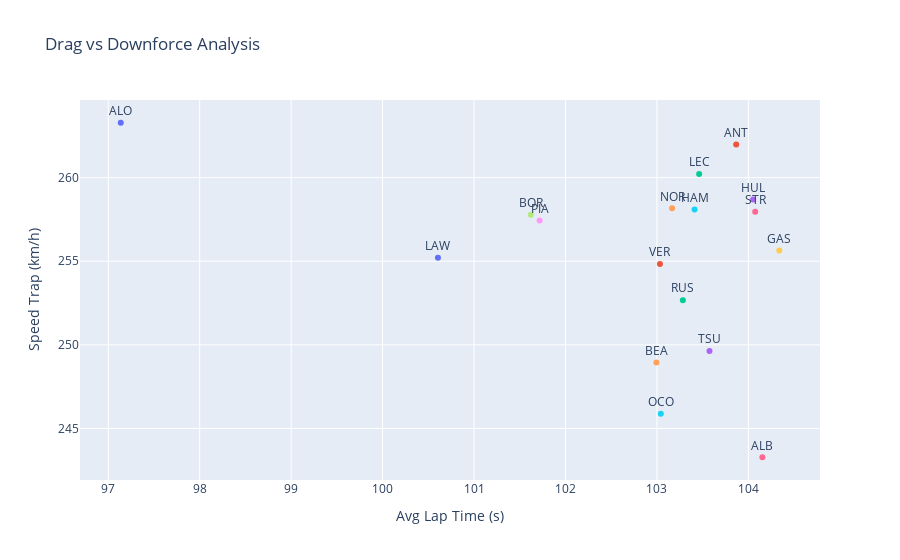

Source (notebook cell):
### Code cell
# Drag vs Downforce (Scatter Plot)
speed_trap = laps.groupby('Driver', observed=False)['SpeedST'].mean().reset_index()
avg_speed = laps.groupby('Driver', observed=False)['LapSeconds'].mean().reset_index()
race_positions = session.results[['Abbreviation', 'Position', 'Status']].rename(columns={'Abbreviation': 'Driver'})
merged_df = pd.merge(speed_trap, avg_speed, on='Driver')
merged_df = pd.merge(merged_df, race_positions, on='Driver', how='left')

# Mark drivers who did not finish (DNF)
merged_df['Race Position'] = merged_df.apply(lambda x: 'DNF' if x['Status'] != 'Finished' else str(int(x['Position'])), axis=1)

# Sort drivers by position (DNF last)
merged_df = merged_df.sort_values(by='Race Position', key=lambda x: pd.to_numeric(x, errors='coerce'))

# Append position to driver name
merged_df['Driver Label'] = merged_df['Race Position'] + " - " + merged_df['Driver']

# Plot
fig = px.scatter(
    merged_df, 
    x='LapSeconds', 
    y='SpeedST', 
    text='Driver', 
    color='Driver Label',
    labels={'LapSeconds': 'Avg Lap Time (s)', 'SpeedST': 'Speed Trap (km/h)', 'Driver Label': 'Driver (Position)'},
    title='Drag vs Downforce Analysis'
)

fig.update_traces(textposition='top center')
fig.update_layout(coloraxis_showscale=False, showlegend=False)  # Hide legend and color scale
fig.show()

### Figure 1 — Plotly figure (JSON) as saved in the notebook; plotly's stock layout.template omitted (floating-point values rounded to 4 significant figures)
{"data": [{"hovertemplate": "Driver (Position)=DNF - ALO<br>Avg Lap Time (s)=%{x}<br>Speed Trap (km/h)=%{y}<br>Driver=%{text}<extra></extra>", "legendgroup": "DNF - ALO", "marker": {"color": "#636efa", "symbol": "circle"}, "mode": "markers+text", "name": "DNF - ALO", "orientation": "v", "showlegend": true, "text": ["ALO"], "textposition": "top center", "type": "scatter", "x": [97.14], "xaxis": "x", "y": [263.3], "yaxis": "y"}, {"hovertemplate": "Driver (Position)=DNF - ANT<br>Avg Lap Time (s)=%{x}<br>Speed Trap (km/h)=%{y}<br>Driver=%{text}<extra></extra>", "legendgroup": "DNF - ANT", "marker": {"color": "#EF553B", "symbol": "circle"}, "mode": "markers+text", "name": "DNF - ANT", "orientation": "v", "showlegend": true, "text": ["ANT"], "textposition": "top center", "type": "scatter", "x": [103.9], "xaxis": "x", "y": [262.0], "yaxis": "y"}, {"hovertemplate": "Driver (Position)=DNF - LEC<br>Avg Lap Time (s)=%{x}<br>Speed Trap (km/h)=%{y}<br>Driver=%{text}<extra></extra>", "legendgroup": "DNF - LEC", "marker": {"color": "#00cc96", "symbol": "circle"}, "mode": "markers+text", "name": "DNF - LEC", "orientation": "v", "showlegend": true, "text": ["LEC"], "textposition": "top center", "type": "scatter", "x": [103.5], "xaxis": "x", "y": [260.2], "yaxis": "y"}, {"hovertemplate": "Driver (Position)=DNF - HUL<br>Avg Lap Time (s)=%{x}<br>Speed Trap (km/h)=%{y}<br>Driver=%{text}<extra></extra>", "legendgroup": "DNF - HUL", "marker": {"color": "#ab63fa", "symbol": "circle"}, "mode": "markers+text", "name": "DNF - HUL", "orientation": "v", "showlegend": true, "text": ["HUL"], "textposition": "top center", "type": "scatter", "x": [104.1], "xaxis": "x", "y": [258.7], "yaxis": "y"}, {"hovertemplate": "Driver (Position)=DNF - NOR<br>Avg Lap Time (s)=%{x}<br>Speed Trap (km/h)=%{y}<br>Driver=%{text}<extra></extra>", "legendgroup": "DNF - NOR", "marker": {"color": "#FFA15A", "symbol": "circle"}, "mode": "markers+text", "name": "DNF - NOR", "orientation": "v", "showlegend": true, "text": ["NOR"], "textposition": "top center", "type": "scatter", "x": [103.2], "xaxis": "x", "y": [258.2], "yaxis": "y"}, {"hovertemplate": "Driver (Position)=DNF - HAM<br>Avg Lap Time (s)=%{x}<br>Speed Trap (km/h)=%{y}<br>Driver=%{text}<extra></extra>", "legendgroup": "DNF - HAM", "marker": {"color": "#19d3f3", "symbol": "circle"}, "mode": "markers+text", "name": "DNF - HAM", "orientation": "v", "showlegend": true, "text": ["HAM"], "textposition": "top center", "type": "scatter", "x": [103.4], "xaxis": "x", "y": [258.1], "yaxis": "y"}, {"hovertemplate": "Driver (Position)=DNF - STR<br>Avg Lap Time (s)=%{x}<br>Speed Trap (km/h)=%{y}<br>Driver=%{text}<extra></extra>", "legendgroup": "DNF - STR", "marker": {"color": "#FF6692", "symbol": "circle"}, "mode": "markers+text", "name": "DNF - STR", "orientation": "v", "showlegend": true, "text": ["STR"], "textposition": "top center", "type": "scatter", "x": [104.1], "xaxis": "x", "y": [258.0], "yaxis": "y"}, {"hovertemplate": "Driver (Position)=DNF - BOR<br>Avg Lap Time (s)=%{x}<br>Speed Trap (km/h)=%{y}<br>Driver=%{text}<extra></extra>", "legendgroup": "DNF - BOR", "marker": {"color": "#B6E880", "symbol": "circle"}, "mode": "markers+text", "name": "DNF - BOR", "orientation": "v", "showlegend": true, "text": ["BOR"], "textposition": "top center", "type": "scatter", "x": [101.6], "xaxis": "x", "y": [257.8], "yaxis": "y"}, {"hovertemplate": "Driver (Position)=DNF - PIA<br>Avg Lap Time (s)=%{x}<br>Speed Trap (km/h)=%{y}<br>Driver=%{text}<extra></extra>", "legendgroup": "DNF - PIA", "marker": {"color": "#FF97FF", "symbol": "circle"}, "mode": "markers+text", "name": "DNF - PIA", "orientation": "v", "showlegend": true, "text": ["PIA"], "textposition": "top center", "type": "scatter", "x": [101.7], "xaxis": "x", "y": [257.4], "yaxis": "y"}, {"hovertemplate": "Driver (Position)=DNF - GAS<br>Avg Lap Time (s)=%{x}<br>Speed Trap (km/h)=%{y}<br>Driver=%{text}<extra></extra>", "legendgroup": "DNF - GAS", "marker": {"color": "#FECB52", "symbol": "circle"}, "mode": "markers+text", "name": "DNF - GAS", "orientation": "v", "showlegend": true, "text": ["GAS"], "textposition": "top center", "type": "scatter", "x": [104.3], "xaxis": "x", "y": [255.6], "yaxis": "y"}, {"hovertemplate": "Driver (Position)=DNF - LAW<br>Avg Lap Time (s)=%{x}<br>Speed Trap (km/h)=%{y}<br>Driver=%{text}<extra></extra>", "legendgroup": "DNF - LAW", "marker": {"color": "#636efa", "symbol": "circle"}, "mode": "markers+text", "name": "DNF - LAW", "orientation": "v", "showlegend": true, "text": ["LAW"], "textposition": "top center", "type": "scatter", "x": [100.6], "xaxis": "x", "y": [255.2], "yaxis": "y"}, {"hovertemplate": "Driver (Position)=DNF - VER<br>Avg Lap Time (s)=%{x}<br>Speed Trap (km/h)=%{y}<br>Driver=%{text}<extra></extra>", "legendgroup": "DNF - VER", "marker": {"color": "#EF553B", "symbol": "circle"}, "mode": "markers+text", "name": "DNF - VER", "orientation": "v", "showlegend": true, "text": ["VER"], "textposition": "top center", "type": "scatter", "x": [103.0], "xaxis": "x", "y": [254.8], "yaxis": "y"}, {"hovertemplate": "Driver (Position)=DNF - RUS<br>Avg Lap Time (s)=%{x}<br>Speed Trap (km/h)=%{y}<br>Driver=%{text}<extra></extra>", "legendgroup": "DNF - RUS", "marker": {"color": "#00cc96", "symbol": "circle"}, "mode": "markers+text", "name": "DNF - RUS", "orientation": "v", "showlegend": true, "text": ["RUS"], "textposition": "top center", "type": "scatter", "x": [103.3], "xaxis": "x", "y": [252.7], "yaxis": "y"}, {"hovertemplate": "Driver (Position)=DNF - TSU<br>Avg Lap Time (s)=%{x}<br>Speed Trap (km/h)=%{y}<br>Driver=%{text}<extra></extra>", "legendgroup": "DNF - TSU", "marker": {"color": "#ab63fa", "symbol": "circle"}, "mode": "markers+text", "name": "DNF - TSU", "orientation": "v", "showlegend": true, "text": ["TSU"], "textposition": "top center", "type": "scatter", "x": [103.6], "xaxis": "x", "y": [249.6], "yaxis": "y"}, {"hovertemplate": "Driver (Position)=DNF - BEA<br>Avg Lap Time (s)=%{x}<br>Speed Trap (km/h)=%{y}<br>Driver=%{text}<extra></extra>", "legendgroup": "DNF - BEA", "marker": {"color": "#FFA15A", "symbol": "circle"}, "mode": "markers+text", "name": "DNF - BEA", "orientation": "v", "showlegend": true, "text": ["BEA"], "textposition": "top center", "type": "scatter", "x": [103.0], "xaxis": "x", "y": [248.9], "yaxis": "y"}, {"hovertemplate": "Driver (Position)=DNF - OCO<br>Avg Lap Time (s)=%{x}<br>Speed Trap (km/h)=%{y}<br>Driver=%{text}<extra></extra>", "legendgroup": "DNF - OCO", "marker": {"color": "#19d3f3", "symbol": "circle"}, "mode": "markers+text", "name": "DNF - OCO", "orientation": "v", "showlegend": true, "text": ["OCO"], "textposition": "top center", "type": "scatter", "x": [103.0], "xaxis": "x", "y": [245.9], "yaxis": "y"}, {"hovertemplate": "Driver (Position)=DNF - ALB<br>Avg Lap Time (s)=%{x}<br>Speed Trap (km/h)=%{y}<br>Driver=%{text}<extra></extra>", "legendgroup": "DNF - ALB", "marker": {"color": "#FF6692", "symbol": "circle"}, "mode": "markers+text", "name": "DNF - ALB", "orientation": "v", "showlegend": true, "text": ["ALB"], "textposition": "top center", "type": "scatter", "x": [104.2], "xaxis": "x", "y": [243.3], "yaxis": "y"}], "layout": {"coloraxis": {"showscale": false}, "legend": {"title": {"text": "Driver (Position)"}, "tracegroupgap": 0}, "showlegend": false, "title": {"text": "Drag vs Downforce Analysis"}, "xaxis": {"anchor": "y", "domain": [0, 1], "title": {"text": "Avg Lap Time (s)"}}, "yaxis": {"anchor": "x", "domain": [0, 1], "title": {"text": "Speed Trap (km/h)"}}}}
